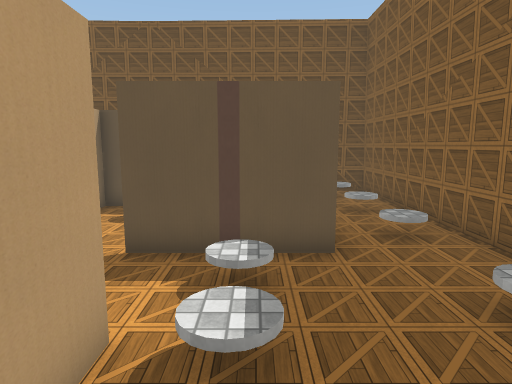
View 1 (above)

23 first-person views from a walk through a Unity game level. The camera is 1.5 m above the floor, tilts 8° down and sees 75° across. The floor is counted in squares, 1 m on a side. Each view is taken from the middle of a square. On the plan, view 1 faces up. The plan holds only what a view shows up to about 15 squares ahead; the rest is blank. The place goes on beyond the plan. The player character is not drawn. Some surface patterns are stand-ins.

View 2
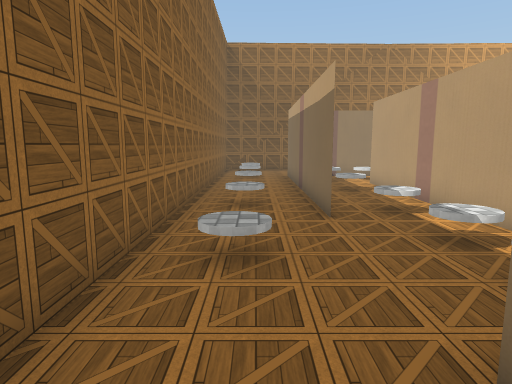

View 3
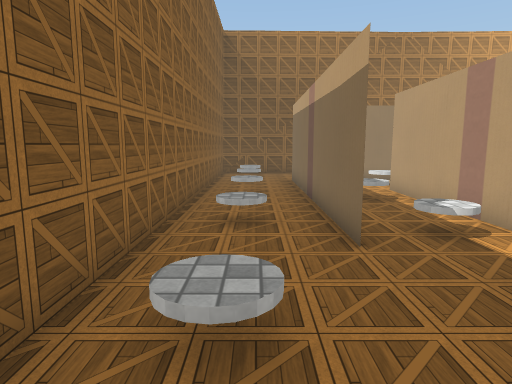

View 4
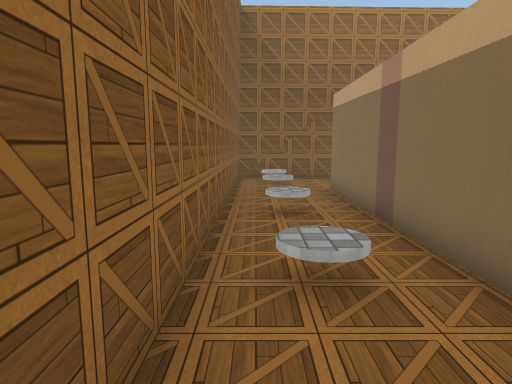

View 5
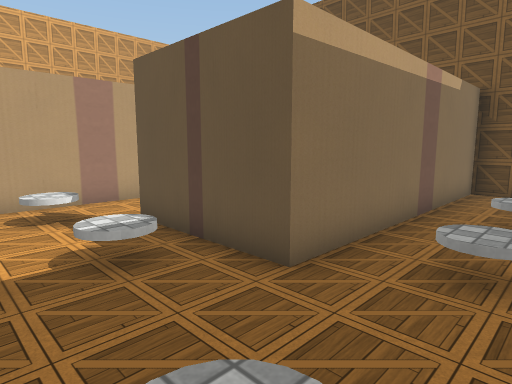

View 6
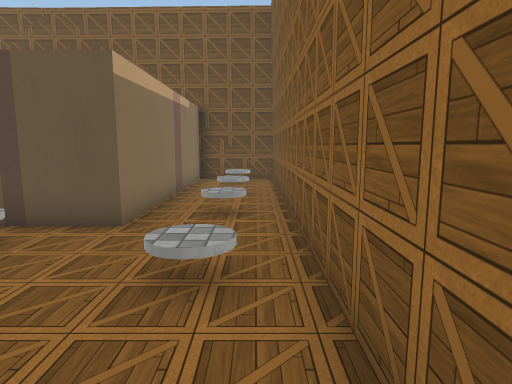

View 7
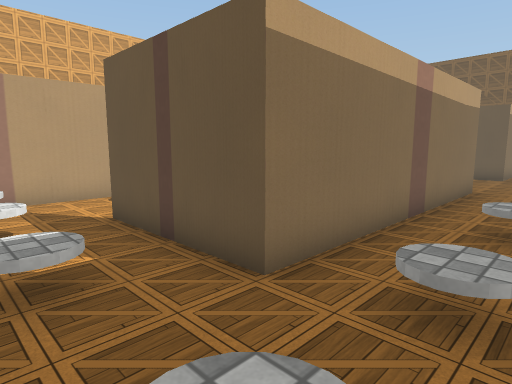

View 8
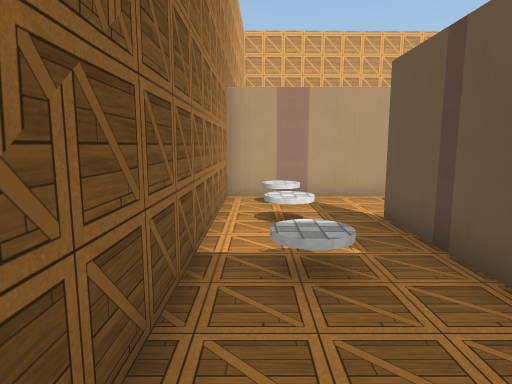

View 9
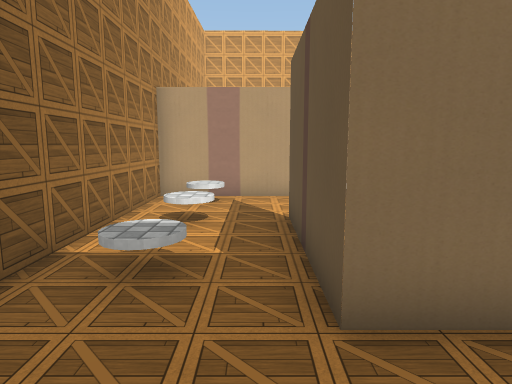

View 10
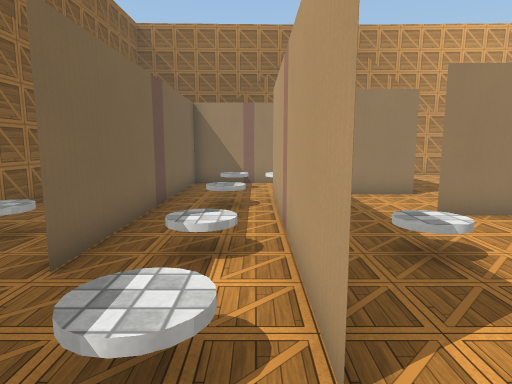

View 11
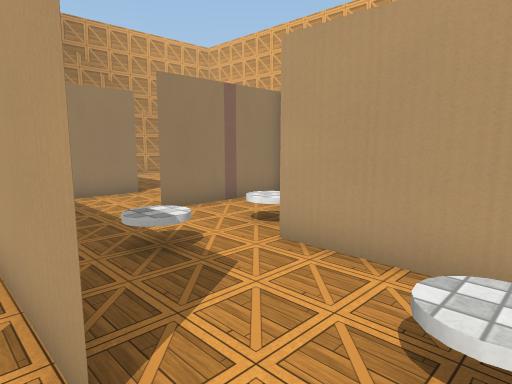

View 12
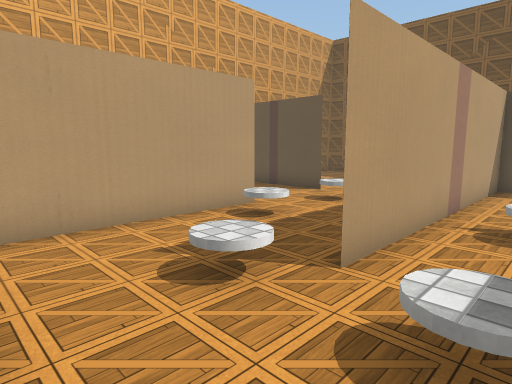

View 13
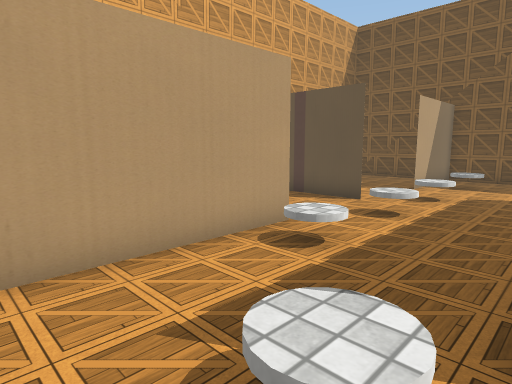

View 14
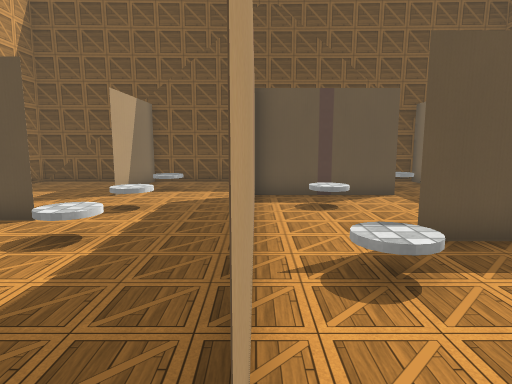

View 15
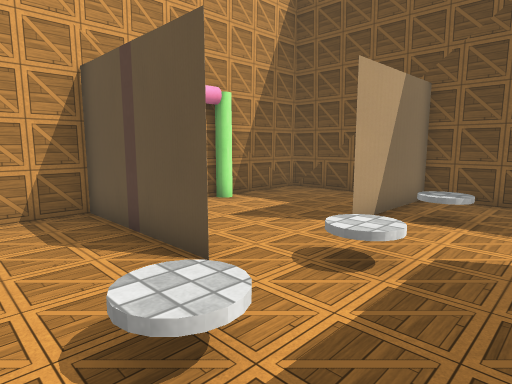

View 16
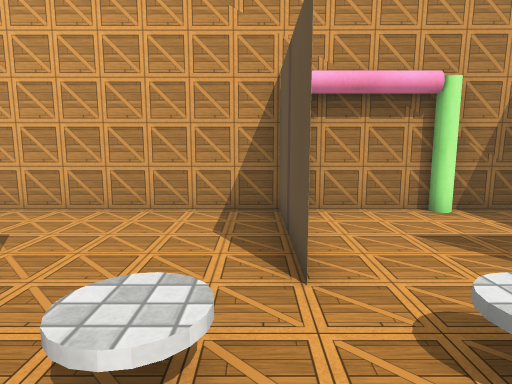

View 17
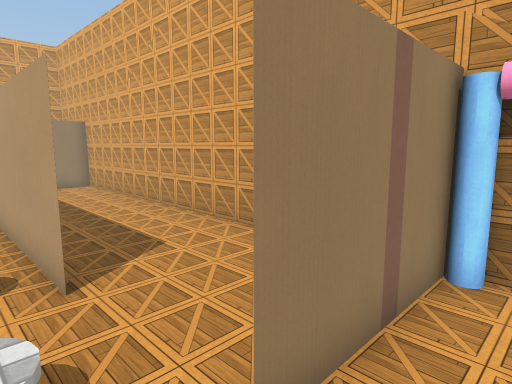

View 18
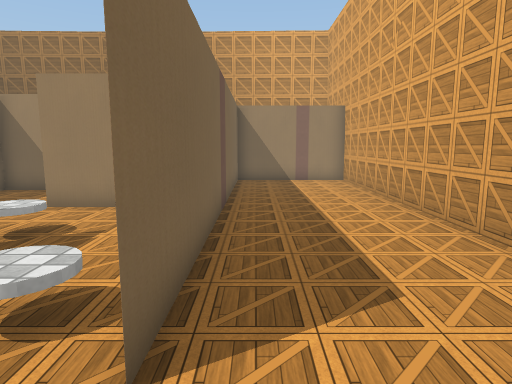

View 19
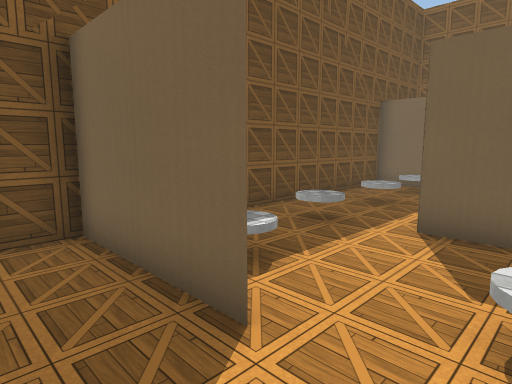

View 20
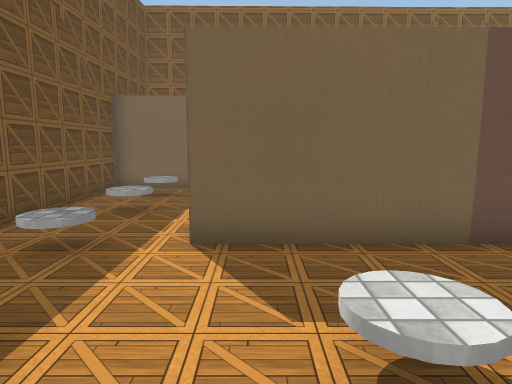

View 21
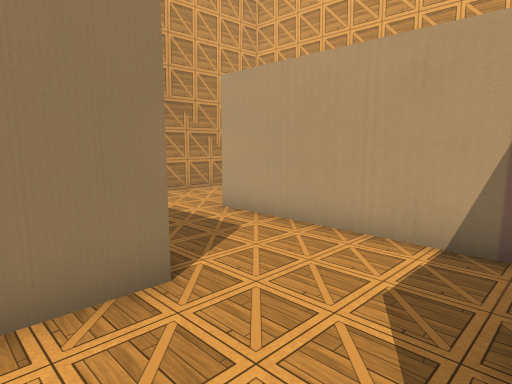

View 22
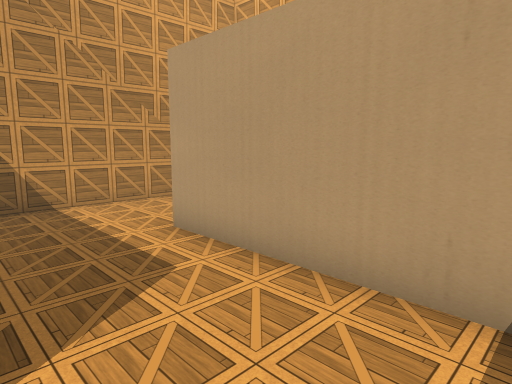

View 23
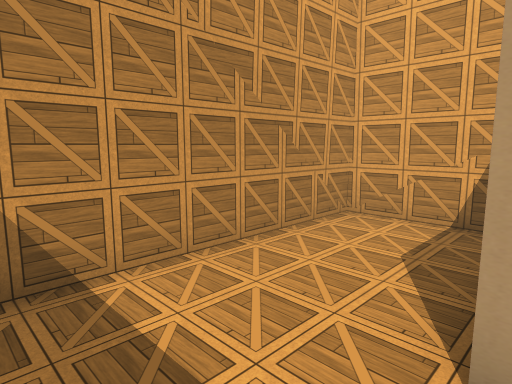

### Floor plan
Key: @ floor where view 1 was taken; # wall or solid block; . main floor; : floor 0.5 m higher than the main floor; / step, stairs or slope; O other object.
Columns run from 14 left of view 1 to 5 right of it. Each row starts with its distance up from view 1.
 15 ####################
 14 #....#.........#...#
 13 #....#...O..O.O#.O.#
 12 #....#O........#...#
 11 OO...#...#####.#...#
 10 #........#.... #.O.#
  9 #.....:..#.O.. #...#
  8 OO###....#.... #...#
  7 #........#...  #.O.#
  6 #.....O..#..####...#
  5 #........#....O....#
  4 #....#...#.........#
  3 #....#O..#..#.O....#
  2 #....#...#..#......#
  1 #....#......#./#...#
  0 #....#......#.@#...#
 -1 #....#......#..#...#
 -2 #....#####..#..#...#
 -3 #....#......#.O#...#
 -4 #....#......#..#.O.#
 -5 #....#..#####..#...#
 -6 #....#..#   ...#...#
 -7 #....#..#O   . #...#
 -8 ######..#...####.O.#
 -9 #.......#..........#
-10 #.......#O....O..O.#
-11 #.......#..........#
-12 ####################

Where each view was taken, in squares from view 1:
view 1: 0 up, 0 right, facing up
view 2: 8 up, 3 right, facing down
view 3: 6 up, 3 right, facing down
view 4: 3 up, 4 right, facing down
view 5: 3 up, 4 right, facing up-left
view 6: 0 up, 4 right, facing up
view 7: 11 down, 4 right, facing up-left
view 8: 11 down, 4 right, facing left
view 9: 9 down, 4 right, facing left
view 10: 5 up, 1 left, facing down
view 11: 5 up, 1 left, facing down-left
view 12: 2 down, 3 left, facing up-left
view 13: 1 down, 5 left, facing up-left
view 14: 1 up, 5 left, facing up
view 15: 5 up, 6 left, facing up-left
view 16: 7 up, 6 left, facing left
view 17: 9 up, 8 left, facing down-left
view 18: 6 up, 10 left, facing down
view 19: 9 up, 11 left, facing up-right
view 20: 10 up, 10 left, facing right
view 21: 2 down, 4 left, facing down-left
view 22: 3 down, 6 left, facing down-left
view 23: 8 down, 7 left, facing down-left
